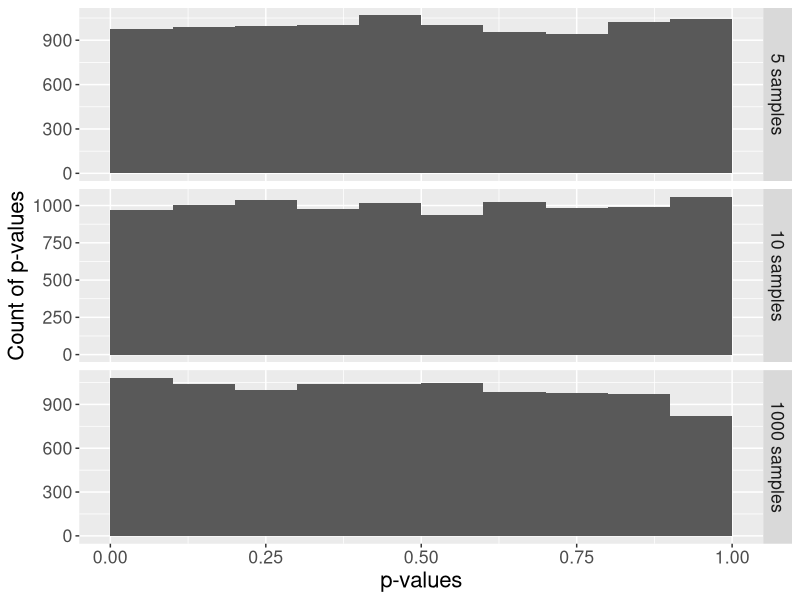
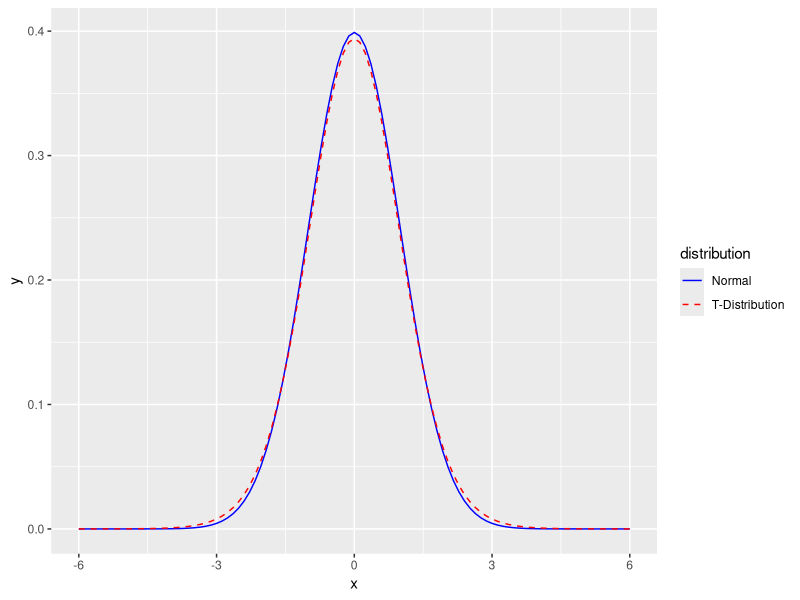
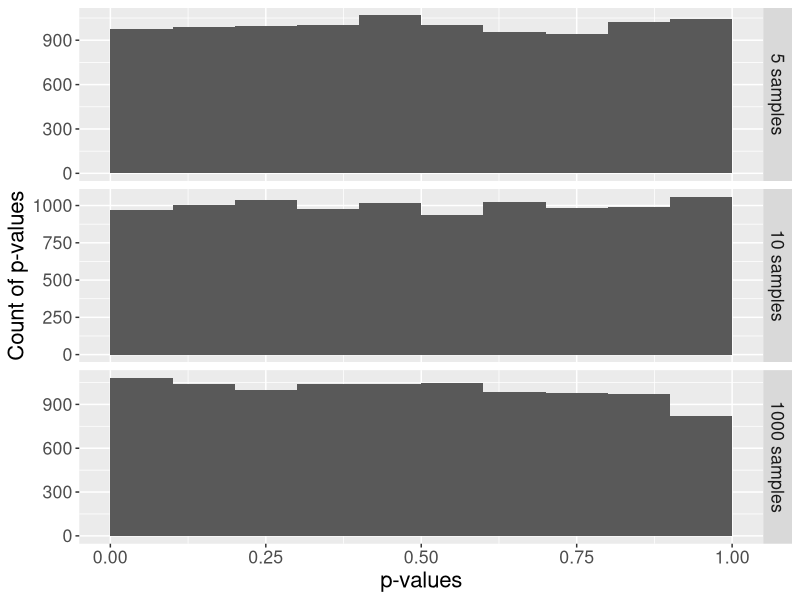
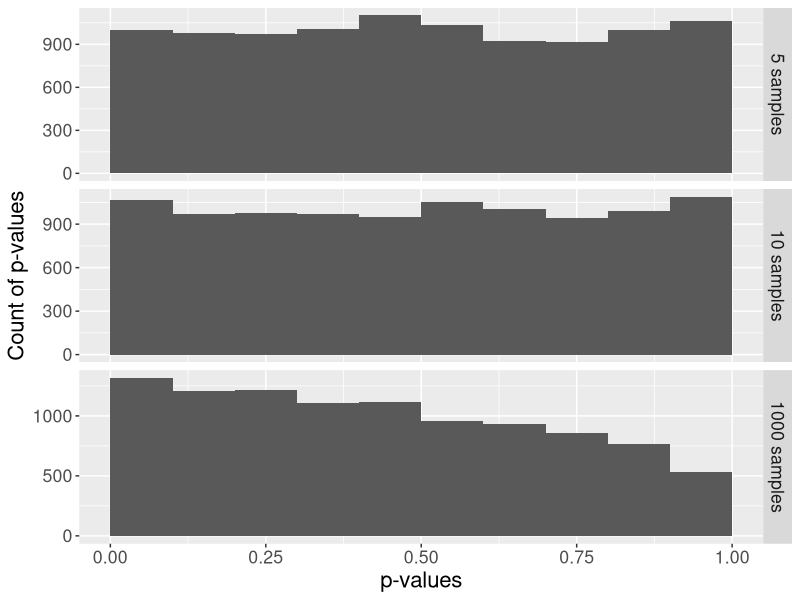
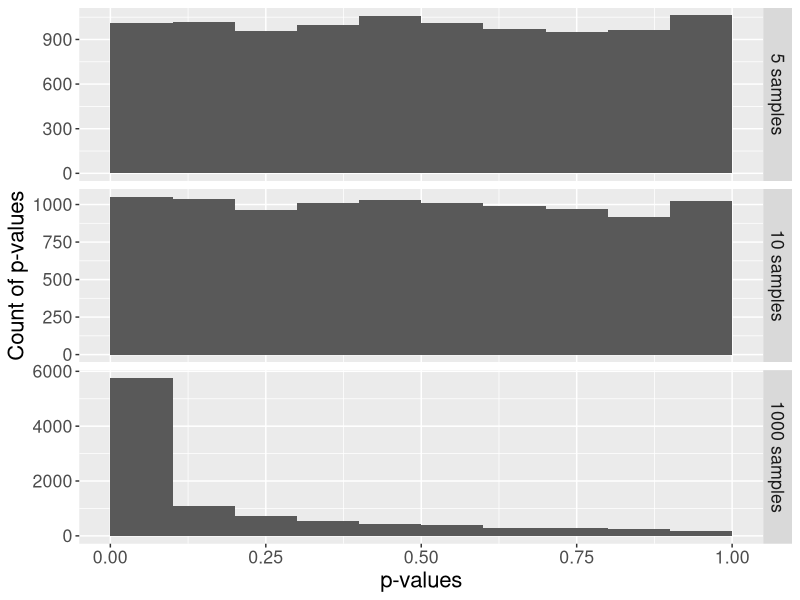
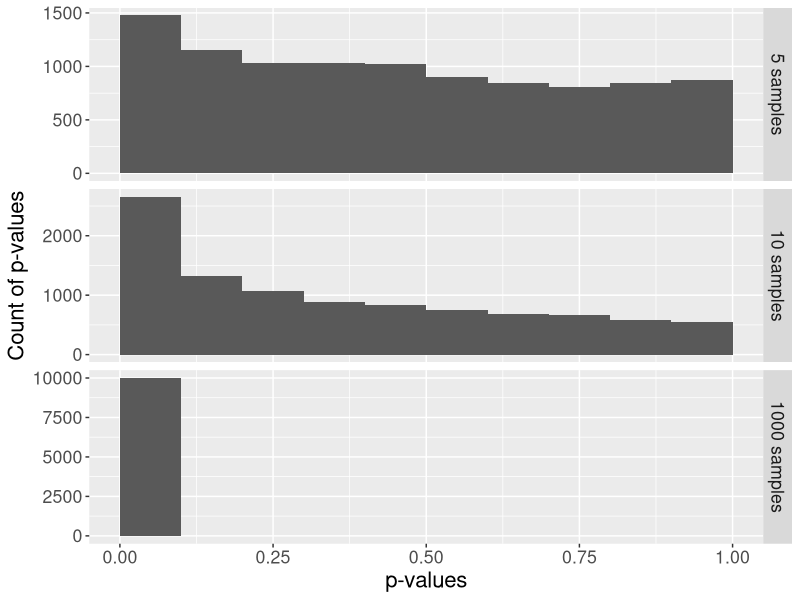

R code for these plots, in order:
library(ggplot2)
library(reshape2)
assign_vector <- function(data, n=1000) {
p.5 <- replicate(n=n, expr=shapiro.test(sample(my.data, 5, replace=TRUE))$p.value)
p.10 <- replicate(n=n, expr=shapiro.test(sample(my.data, 10, replace=TRUE))$p.value)
p.1000 <- replicate(n=n, expr=shapiro.test(sample(my.data, 1000, replace=TRUE))$p.value)
p.df <- cbind(p.5, p.10, p.1000)
p.df <- as.data.frame(p.df)
colnames(p.df) <- c("5 samples","10 samples","1000 samples")
p.df.m <- melt(p.df)
p.df.m <- transform(p.df.m, variable = factor(variable, levels = c("5 samples","10 samples","1000 samples")))
return(p.df.m)  
}
n.rand <- 100000
n.test <- 10000
my.data <- rnorm(n.rand)
p.df.m <- assign_vector(my.data, n = n.test)


### Plots ###

plotIt <- function(data){
ggplot(p.df.m, aes(x = value)) + 
geom_histogram(breaks = seq(0, 1, by=.1)) + 
facet_grid(facets=variable ~ ., scales="free_y") + 
ylab("Count of p-values") +
xlab("p-values") +
theme(text = element_text(size = 16))
}
plotIt()

ggplot(NULL, aes(x=x, colour = distribution)) + 
     stat_function(fun=dnorm, data = data.frame(x = c(-6,6), distribution = factor(1))) + 
     stat_function(fun=dt, args = list( df = 20), data = data.frame(x = c(-6,6), distribution = factor(2)), linetype = "dashed") + 
     scale_colour_manual(values = c("blue","red"), labels = c("Normal","T-Distribution")) 
     
### New Set ###

my.data <- rt(n.rand, df = 20)

### Plot ###

plotIt <- function(data){
ggplot(p.df.m, aes(x = value)) + 
geom_histogram(breaks = seq(0, 1, by=.1)) + 
facet_grid(facets=variable ~ ., scales="free_y") + 
ylab("Count of p-values") +
xlab("p-values") +
theme(text = element_text(size = 16))
}
plotIt()

### Tail test ###

my.data <- rt(n.rand, df = 20)
my.data.2 <- rnorm(n.rand)
my.data <- my.data[which(my.data < 3 & my.data > -3)]
my.data <- c(my.data, my.data.2[which(my.data.2 < -3 | my.data.2 > 3)])
p.df.m <- assign_vector(my.data, n = n.test)

### Plot ###

plotIt <- function(data){
ggplot(p.df.m, aes(x = value)) + 
geom_histogram(breaks = seq(0, 1, by=.1)) + 
facet_grid(facets=variable ~ ., scales="free_y") + 
ylab("Count of p-values") +
xlab("p-values") +
theme(text = element_text(size = 16))
}
plotIt()

### New Set ###

my.data <- rnorm(n.rand)
my.data.2 <- rt(n.rand, df = 20)
my.data <- my.data[which(my.data < 3 & my.data > -3)]
my.data <- c(my.data, my.data.2[which(my.data.2 < -3 | my.data.2 > 3)])
p.df.m <- assign_vector(my.data, n = n.test)

### Plot ###

plotIt <- function(data){
ggplot(p.df.m, aes(x = value)) + 
geom_histogram(breaks = seq(0, 1, by=.1)) + 
facet_grid(facets=variable ~ ., scales="free_y") + 
ylab("Count of p-values") +
xlab("p-values") +
theme(text = element_text(size = 16))
}
plotIt()

### Skewed Set ###

my.data <- rlnorm(n.rand, 0, 0.4)
p.df.m <- assign_vector(my.data, n = n.test)

### Plot ###

plotIt <- function(data){
ggplot(p.df.m, aes(x = value)) + 
geom_histogram(breaks = seq(0, 1, by=.1)) + 
facet_grid(facets=variable ~ ., scales="free_y") + 
ylab("Count of p-values") +
xlab("p-values") +
theme(text = element_text(size = 16))
}
plotIt()
